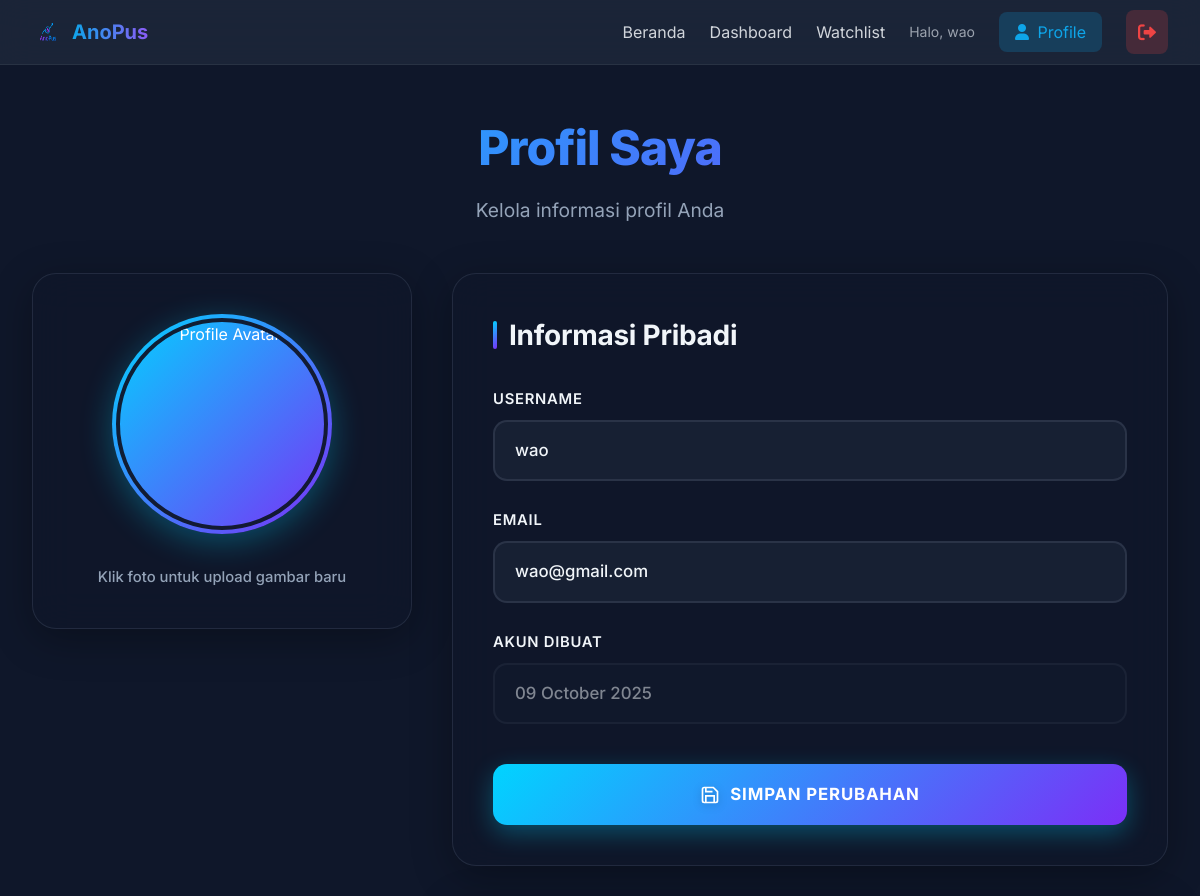
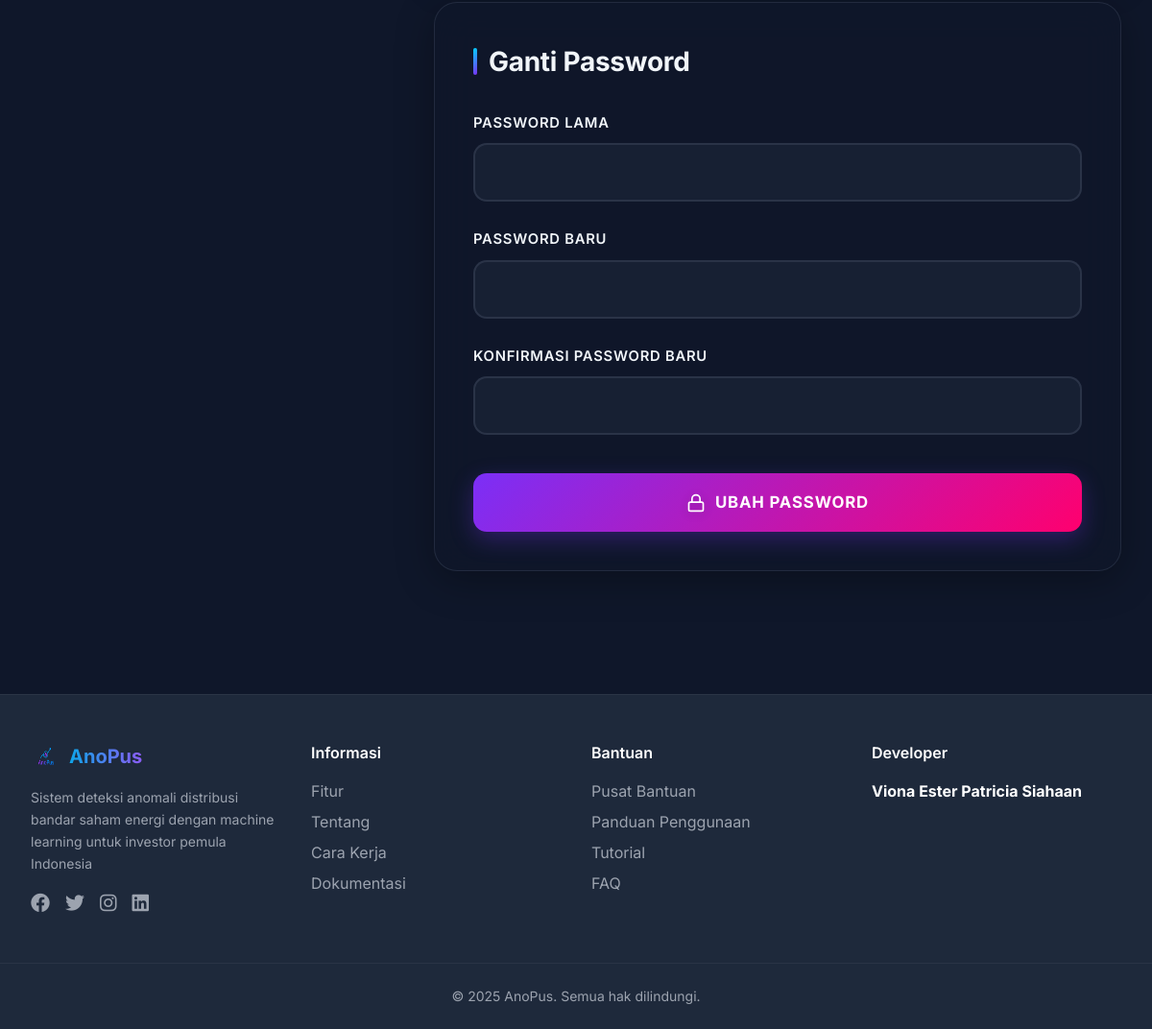
The app's page /profile (signed in) with its own data (2 pictures, top to bottom).
### app.py (models this page shows, shortened)
class User(UserMixin, db.Model):
    id = db.Column(db.Integer, primary_key=True)
    username = db.Column(db.String(80), unique=True, nullable=False)
    email = db.Column(db.String(120), unique=True, nullable=False)
    password_hash = db.Column(db.String(200), nullable=False)
    created_at = db.Column(db.DateTime, default=datetime.utcnow)
    watchlists = db.relationship('Watchlist', backref='user', lazy=True)

### app.py (the view)
@app.route('/profile')
@login_required
def profile():
    profile_photo = session.get('profile_photo', 'images/default-avatar.jpg')
    return render_template('profile.html', profile_photo=profile_photo)

### app.py (called while the page is built)
@app.before_request
def before_request():
    global data_collector, anomaly_detector, model_trained_once
    if data_collector is None:
        init_data_collector()
    if anomaly_detector is None:
        init_anomaly_detector()

@login_manager.user_loader
def load_user(user_id):
    return db.session.get(User, int(user_id))

### templates/profile.html (shortened to what this page needs)
{% extends "base.html" %} {% block title %}Profile - AnoPus{% endblock %} {%
block styles %}
<link
  rel="stylesheet"
  href="{{ url_for('static', filename='css/profile.css') }}"
/>
{% endblock %} {% block content %}
<div class="profile-container">
  <div class="profile-header">
    <h1>Profil Saya</h1>
    <p>Kelola informasi profil Anda</p>
  </div>
  <div class="profile-content">
    <div class="profile-photo-section">
      <div class="profile-photo-card">
        <div
          class="photo-wrapper"
          onclick="document.getElementById('photoInput').click()"
        >
          <img
            src="{{ url_for('static', filename=profile_photo) }}"
            alt="Profile Avatar"
            id="profilePreview"
          />
        </div>
        <p class="photo-hint">Klik foto untuk upload gambar baru</p>
      </div>
    </div>
    <div class="profile-info-section">
      <div class="info-card">
        <h2>Informasi Pribadi</h2>
        <form
          action="{{ url_for('update_profile') }}"
          method="POST"
          class="profile-form"
        >
          <div class="form-group">
            <label for="username">Username</label>
            <input
              type="text"
              id="username"
              name="username"
              value="{{ current_user.username }}"
              required
            />
          </div>
          <div class="form-group">
            <label for="email">Email</label>
            <input
              type="email"
              id="email"
              name="email"
              value="{{ current_user.email }}"
              required
            />
          </div>
          <div class="form-group">
            <label>Akun Dibuat</label>
            <input
              type="text"
              value="{{ current_user.created_at.strftime('%d %B %Y') }}"
              disabled
            />
          </div>
          <button type="submit" class="btn-save">
            <svg
              width="20"
              height="20"
              viewBox="0 0 24 24"
              fill="none"
              stroke="currentColor"
              stroke-width="2"
            >
              <path
                d="M19 21H5a2 2 0 0 1-2-2V5a2 2 0 0 1 2-2h11l5 5v11a2 2 0 0 1-2 2z"
              />
              <polyline points="17 21 17 13 7 13 7 21" />
              <polyline points="7 3 7 8 15 8" />
            </svg>
            Simpan Perubahan
          </button>
        </form>
      </div>
      <div class="info-card">
        <h2>Ganti Password</h2>
        <form
          action="{{ url_for('change_password') }}"
          method="POST"
          class="profile-form"
        >
          <div class="form-group">
            <label for="current_password">Password Lama</label>
            <input
              type="password"
              id="current_password"
              name="current_password"
              required
            />
          </div>
          <div class="form-group">
            <label for="new_password">Password Baru</label>
            <input
              type="password"
              id="new_password"
              name="new_password"
              required
              minlength="6"
            />
          </div>
          <div class="form-group">
            <label for="confirm_password">Konfirmasi Password Baru</label>
            <input
              type="password"
              id="confirm_password"
              name="confirm_password"
              required
              minlength="6"
            />
          </div>
          <button type="submit" class="btn-save btn-password">
            <svg
              width="20"
              height="20"
              viewBox="0 0 24 24"
              fill="none"
              stroke="currentColor"
              stroke-width="2"
            >
              <rect x="3" y="11" width="18" height="11" rx="2" ry="2" />
              <path d="M7 11V7a5 5 0 0 1 10 0v4" />
            </svg>
            Ubah Password
          </button>
        </form>
      </div>
    </div>
  </div>
</div>
{% endblock %}

### templates/base.html (shortened to what this page needs)
<!DOCTYPE html>
<html lang="id">
  <head>
    <script src="https://cdn.tailwindcss.com"></script>
    <link
      href="https://cdnjs.cloudflare.com/ajax/libs/font-awesome/6.0.0/css/all.min.css"
      rel="stylesheet"
    />
    {% block styles %}{% endblock %}
  </head>
  <body class="font-['Inter'] bg-dark text-white">
    <nav
      class="fixed w-full top-0 z-50 bg-dark-light/80 backdrop-blur-lg border-b border-gray-700/50"
    >
      <div class="max-w-7xl mx-auto px-4 sm:px-6 lg:px-8">
        <div class="flex justify-between items-center h-16">
          <a
            href="{{ url_for('landing') }}"
            class="flex items-center space-x-2"
          >
            <img
              src="{{ url_for('static', filename='images/logo.png') }}"
              alt="AnoPus Logo"
              class="h-8 w-8"
            />
            <span
              class="text-xl font-bold bg-gradient-to-r from-primary to-secondary bg-clip-text text-transparent"
              >AnoPus</span
            >
          </a>
          <div class="hidden md:flex items-center space-x-6">
            {% if current_user.is_authenticated %}
            <a
              href="{{ url_for('landing') }}"
              class="text-gray-300 hover:text-white transition"
              >Beranda</a
            >
            <a
              href="{{ url_for('dashboard') }}"
              class="text-gray-300 hover:text-white transition"
              >Dashboard</a
            >
            <a
              href="{{ url_for('watchlist') }}"
              class="text-gray-300 hover:text-white transition"
              >Watchlist</a
            >
            <span class="text-gray-400 text-sm"
              >Halo, {{ current_user.username }}</span
            >
            <a
              href="{{ url_for('profile') }}"
              class="px-4 py-2 rounded-lg bg-primary/20 text-primary hover:bg-primary/30 transition"
            >
              <i class="fas fa-user mr-1"></i> Profile
            </a>
            <a
              href="{{ url_for('logout') }}"
              class="px-3 py-2 rounded-lg bg-red-500/20 text-red-500 hover:bg-red-500/30 hover:text-red-400 transition"
              title="Logout"
            >
              <i class="fas fa-sign-out-alt text-lg"></i>
            </a>
            {% endif %}
          </div>
        </div>
      </div>
    </nav>
    <main class="pt-16">{% block content %}{% endblock %}</main>
    {% block footer %}
    <footer
      class="bg-dark-light border-t border-gray-700/50 mt-20"
      id="contact"
    >
      <div class="max-w-7xl mx-auto px-4 sm:px-6 lg:px-8 py-12">
        <div class="grid grid-cols-1 md:grid-cols-2 lg:grid-cols-4 gap-8">
          <div class="space-y-4">
            <div class="flex items-center space-x-2">
              <img
                src="{{ url_for('static', filename='images/logo.png') }}"
                alt="AnoPus Logo"
                class="h-8 w-8"
              />
              <span
                class="text-xl font-bold bg-gradient-to-r from-primary to-secondary bg-clip-text text-transparent"
                >AnoPus</span
              >
            </div>
            <p class="text-gray-400 text-sm leading-relaxed">
              Sistem deteksi anomali distribusi bandar saham energi dengan
              machine learning untuk investor pemula Indonesia
            </p>
            <div class="flex space-x-4">
              <a href="#" class="text-gray-400 hover:text-primary transition"
                ><i class="fab fa-facebook text-xl"></i
              ></a>
              <a href="#" class="text-gray-400 hover:text-primary transition"
                ><i class="fab fa-twitter text-xl"></i
              ></a>
              <a href="#" class="text-gray-400 hover:text-primary transition"
                ><i class="fab fa-instagram text-xl"></i
              ></a>
              <a href="#" class="text-gray-400 hover:text-primary transition"
                ><i class="fab fa-linkedin text-xl"></i
              ></a>
            </div>
          </div>
          <div>
            <h3 class="text-white font-semibold mb-4">Informasi</h3>
            <ul class="space-y-2">
              <li>
                <a
                  href="#keunggulan"
                  class="text-gray-400 hover:text-primary transition"
                  >Fitur</a
                >
              </li>
              <li>
                <a
                  href="#about"
                  class="text-gray-400 hover:text-primary transition"
                  >Tentang</a
                >
              </li>
              <li>
                <a
                  href="#cara-kerja"
                  class="text-gray-400 hover:text-primary transition"
                  >Cara Kerja</a
                >
              </li>
              <li>
                <a href="#" class="text-gray-400 hover:text-primary transition"
                  >Dokumentasi</a
                >
              </li>
            </ul>
          </div>
          <div>
            <h3 class="text-white font-semibold mb-4">Bantuan</h3>
            <ul class="space-y-2">
              <li>
                <a href="#" class="text-gray-400 hover:text-primary transition"
                  >Pusat Bantuan</a
                >
              </li>
              <li>
                <a href="#" class="text-gray-400 hover:text-primary transition"
                  >Panduan Penggunaan</a
                >
              </li>
              <li>
                <a href="#" class="text-gray-400 hover:text-primary transition"
                  >Tutorial</a
                >
              </li>
              <li>
                <a href="#" class="text-gray-400 hover:text-primary transition"
                  >FAQ</a
                >
              </li>
            </ul>
          </div>
          <div>
            <h3 class="text-white font-semibold mb-4">Developer</h3>
            <p class="text-gray-400">
              <strong class="text-white">Viona Ester Patricia Siahaan</strong>
            </p>
          </div>
        </div>
      </div>
      <div class="border-t border-gray-700/50 py-6">
        <p class="text-center text-gray-400 text-sm">
          &copy; 2025 AnoPus. Semua hak dilindungi.
        </p>
      </div>
    </footer>
    {% endblock %}
  </body>
</html>

### static/css/profile.css (style rules this page uses)
:root { --card-bg: rgba(15, 23, 42, 0.8); --card-border: rgba(148, 163, 184, 0.15); --input-bg: rgba(30, 41, 59, 0.6); --text-primary: #f1f5f9; --text-secondary: #94a3b8; --gradient-primary: linear-gradient(135deg, #00d4ff, #7b2ff7); --gradient-secondary: linear-gradient(135deg, #7b2ff7, #ff006e); }
.profile-container { max-width: 1400px; margin: 0 auto; padding: 3rem 2rem; min-height: calc(100vh - 80px); }
.profile-header { text-align: center; margin-bottom: 3rem; animation: fadeInDown 0.6s ease; }
.profile-header h1 { font-size: 3rem; font-weight: 800; background: var(--gradient-primary); -webkit-background-clip: text; -webkit-text-fill-color: transparent; background-clip: text; margin-bottom: 0.75rem; letter-spacing: -0.02em; }
.profile-header p { color: var(--text-secondary); font-size: 1.2rem; font-weight: 400; }
.profile-content { display: grid; grid-template-columns: 380px 1fr; gap: 2.5rem; align-items: start; }
.profile-photo-section { position: sticky; top: 100px; height: fit-content; animation: fadeInLeft 0.6s ease; }
.profile-photo-card { background: var(--card-bg); border: 1px solid var(--card-border); border-radius: 24px; padding: 2.5rem; text-align: center; backdrop-filter: blur(20px); box-shadow: 0 10px 40px rgba(0, 0, 0, 0.3); transition: transform 0.3s, box-shadow 0.3s; }
.photo-wrapper { position: relative; width: 220px; height: 220px; margin: 0 auto 2rem; border-radius: 50%; overflow: hidden; padding: 4px; background: var(--gradient-primary); box-shadow: 0 8px 32px rgba(0, 212, 255, 0.3); }
.photo-wrapper img { width: 100%; height: 100%; object-fit: cover; border-radius: 50%; border: 4px solid rgba(15, 23, 42, 0.95); }
.photo-hint { color: var(--text-secondary); font-size: 0.925rem; font-weight: 500; line-height: 1.5; }
.profile-info-section { display: flex; flex-direction: column; gap: 2rem; animation: fadeInRight 0.6s ease; }
.info-card { background: var(--card-bg); border: 1px solid var(--card-border); border-radius: 24px; padding: 2.5rem; backdrop-filter: blur(20px); box-shadow: 0 10px 40px rgba(0, 0, 0, 0.3); transition: transform 0.3s, box-shadow 0.3s; }
.info-card h2 { font-size: 1.75rem; font-weight: 700; margin-bottom: 2rem; color: var(--text-primary); display: flex; align-items: center; gap: 0.75rem; letter-spacing: -0.01em; }
.info-card h2::before { content: ""; width: 4px; height: 28px; background: var(--gradient-primary); border-radius: 4px; }
.profile-form { display: flex; flex-direction: column; gap: 1.75rem; }
.form-group { display: flex; flex-direction: column; gap: 0.625rem; }
.form-group label { font-size: 0.925rem; font-weight: 600; color: var(--text-primary); text-transform: uppercase; letter-spacing: 0.05em; display: flex; align-items: center; gap: 0.5rem; }
.form-group input { padding: 1rem 1.25rem; background: var(--input-bg); border: 2px solid var(--card-border); border-radius: 14px; color: var(--text-primary); font-size: 1.05rem; transition: all 0.3s ease; font-weight: 500; }
.form-group input:disabled { opacity: 0.5; cursor: not-allowed; background: rgba(30, 41, 59, 0.3); }
.btn-save { padding: 1.125rem 2.25rem; background: var(--gradient-primary); color: white; border: none; border-radius: 14px; font-size: 1.05rem; font-weight: 700; cursor: pointer; transition: all 0.3s ease; display: flex; align-items: center; justify-content: center; gap: 0.625rem; margin-top: 0.75rem; text-transform: uppercase; letter-spacing: 0.05em; box-shadow: 0 8px 25px rgba(0, 212, 255, 0.3); }
.btn-password { background: var(--gradient-secondary); box-shadow: 0 8px 25px rgba(123, 47, 247, 0.3); }
.btn-save svg { filter: drop-shadow(0 2px 4px rgba(0, 0, 0, 0.2)); }

### records on screen
User: username "wao", email "wao@gmail.com", created_at "09 October 2025"
